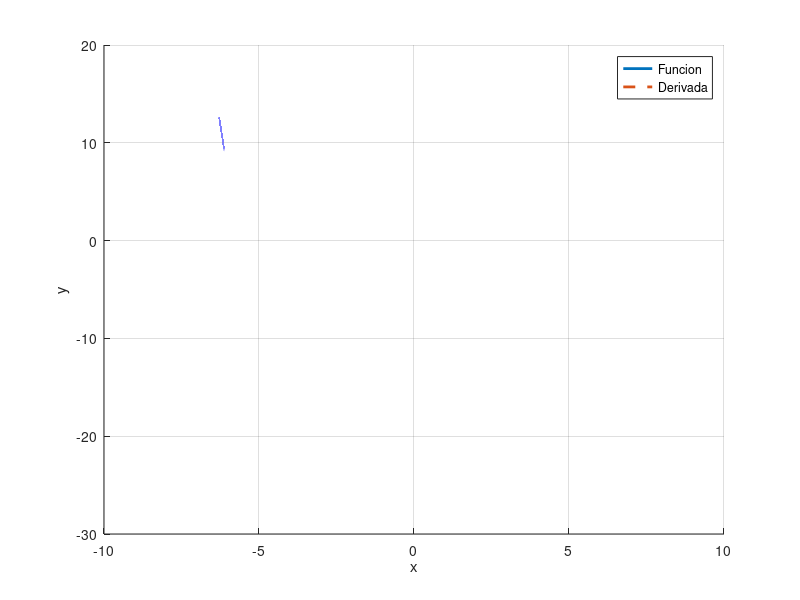

The MATLAB script that drew this image:

% Programa que grafica la funcion f(x) = 3*x*sin(x) - 2*x y su derivada.

x = -2*pi:0.00001:2*pi;

f = 3*x.*sin(x) - 2*x;

df = 3*sin(x) + 3*x.*cos(x) - 2;

figure

hold on

plot(x, f, 'LineWidth', 2)
plot(x, df, '--', 'LineWidth', 2)

hold off

legend('Funcion', 'Derivada')

xlabel('x')
ylabel('y')

grid on
